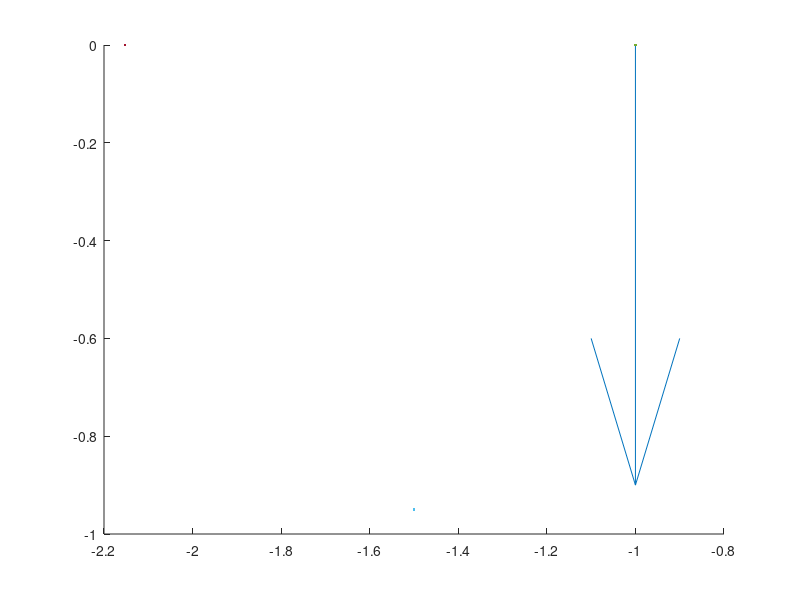

Source code (MATLAB): (Note: this script raises an error after producing the figure.)


p1 = [-1; 0];
p2 = [-1.5; -0.95];
diff = p1-p2;

n = [0; -1]; % this is the tangent
v = [n(2); -n(1)]; % this is the normal

radius = -0.5*diff'*diff/(diff'*v)

c = p1 + radius*v;

figure
hold on
quiver(p1(1), p1(2), n(1), n(2))
plot(p1(1), p1(2))
plot(p2(1), p2(2))
plot(c(1), c(2))

circle(c, abs(radius), 1000, 'b-');
axis equal
